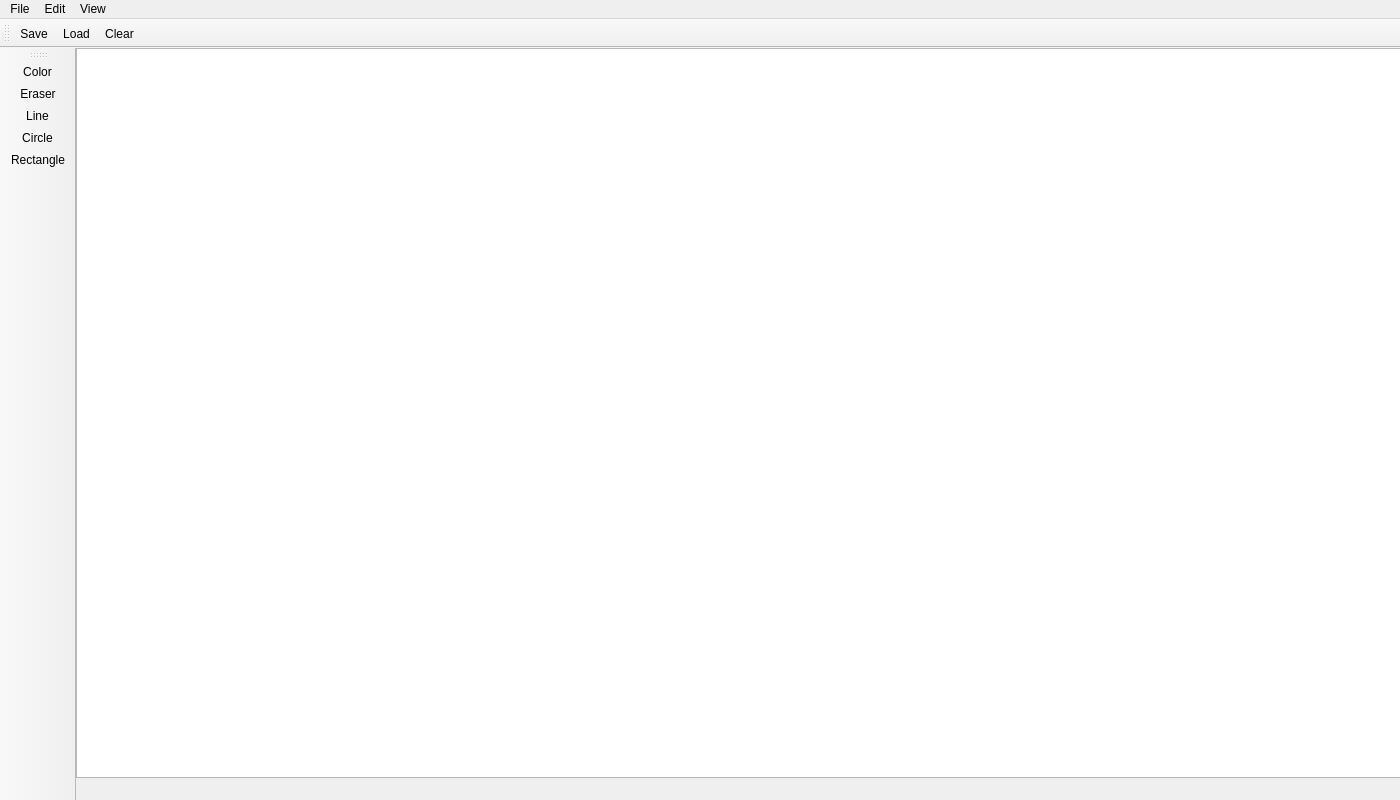
<?xml version="1.0" encoding="UTF-8"?>
<ui version="4.0">
 <class>MainWindow</class>
 <widget class="QMainWindow" name="MainWindow">
  <property name="geometry">
   <rect>
    <x>0</x>
    <y>0</y>
    <width>1400</width>
    <height>800</height>
   </rect>
  </property>
  <property name="windowTitle">
   <string>Paint</string>
  </property>
  <property name="windowIcon">
   <iconset>
    <normaloff>web.png</normaloff>web.png</iconset>
  </property>
  <property name="unifiedTitleAndToolBarOnMac">
   <bool>false</bool>
  </property>
  <widget class="QWidget" name="centralwidget">
   <widget class="QGraphicsView" name="graphicsView">
    <property name="geometry">
     <rect>
      <x>0</x>
      <y>0</y>
      <width>1360</width>
      <height>730</height>
     </rect>
    </property>
   </widget>
  </widget>
  <widget class="QMenuBar" name="menubar">
   <property name="geometry">
    <rect>
     <x>0</x>
     <y>0</y>
     <width>1400</width>
     <height>30</height>
    </rect>
   </property>
   <widget class="QMenu" name="menuFile">
    <property name="title">
     <string>File</string>
    </property>
    <addaction name="actionSave"/>
    <addaction name="actionLoad"/>
    <addaction name="actionClear"/>
    <addaction name="separator"/>
    <addaction name="actionExit"/>
   </widget>
   <widget class="QMenu" name="menuEdit">
    <property name="title">
     <string>Edit</string>
    </property>
    <addaction name="actionLine"/>
    <addaction name="actionCircle"/>
    <addaction name="actionrectangle"/>
    <addaction name="actionEraser"/>
    <addaction name="separator"/>
    <addaction name="actionColor"/>
   </widget>
   <widget class="QMenu" name="menuView">
    <property name="title">
     <string>View</string>
    </property>
   </widget>
   <addaction name="menuFile"/>
   <addaction name="menuEdit"/>
   <addaction name="menuView"/>
  </widget>
  <widget class="QToolBar" name="toolBar">
   <property name="windowTitle">
    <string>toolBar</string>
   </property>
   <attribute name="toolBarArea">
    <enum>LeftToolBarArea</enum>
   </attribute>
   <attribute name="toolBarBreak">
    <bool>false</bool>
   </attribute>
   <addaction name="actionColor"/>
   <addaction name="actionEraser"/>
   <addaction name="actionLine"/>
   <addaction name="actionCircle"/>
   <addaction name="actionrectangle"/>
  </widget>
  <widget class="QToolBar" name="toolBar_2">
   <property name="windowTitle">
    <string>toolBar_2</string>
   </property>
   <attribute name="toolBarArea">
    <enum>TopToolBarArea</enum>
   </attribute>
   <attribute name="toolBarBreak">
    <bool>false</bool>
   </attribute>
   <addaction name="actionSave"/>
   <addaction name="actionLoad"/>
   <addaction name="actionClear"/>
  </widget>
  <action name="actionSave">
   <property name="icon">
    <iconset>
     <normaloff>img/save.png</normaloff>img/save.png</iconset>
   </property>
   <property name="text">
    <string>Save</string>
   </property>
  </action>
  <action name="actionLoad">
   <property name="icon">
    <iconset>
     <normaloff>img/load.png</normaloff>img/load.png</iconset>
   </property>
   <property name="text">
    <string>Load</string>
   </property>
  </action>
  <action name="actionExit">
   <property name="icon">
    <iconset>
     <normaloff>img/exit.png</normaloff>img/exit.png</iconset>
   </property>
   <property name="text">
    <string>Exit</string>
   </property>
  </action>
  <action name="actionClear">
   <property name="icon">
    <iconset>
     <normaloff>img/delete.png</normaloff>img/delete.png</iconset>
   </property>
   <property name="text">
    <string>Clear</string>
   </property>
  </action>
  <action name="actionLine">
   <property name="icon">
    <iconset>
     <normaloff>img/line.png</normaloff>img/line.png</iconset>
   </property>
   <property name="text">
    <string>Line</string>
   </property>
  </action>
  <action name="actionCircle">
   <property name="icon">
    <iconset>
     <normaloff>img/circle.png</normaloff>img/circle.png</iconset>
   </property>
   <property name="text">
    <string>Circle</string>
   </property>
  </action>
  <action name="actionrectangle">
   <property name="icon">
    <iconset>
     <normaloff>img/Rectangle.png</normaloff>img/Rectangle.png</iconset>
   </property>
   <property name="text">
    <string>Rectangle</string>
   </property>
  </action>
  <action name="actionEraser">
   <property name="icon">
    <iconset>
     <normaloff>img/Eraser.png</normaloff>img/Eraser.png</iconset>
   </property>
   <property name="text">
    <string>Eraser</string>
   </property>
  </action>
  <action name="actionColor">
   <property name="icon">
    <iconset>
     <normaloff>img/Color.png</normaloff>img/Color.png</iconset>
   </property>
   <property name="text">
    <string>Color</string>
   </property>
  </action>
 </widget>
 <resources/>
 <connections/>
</ui>
